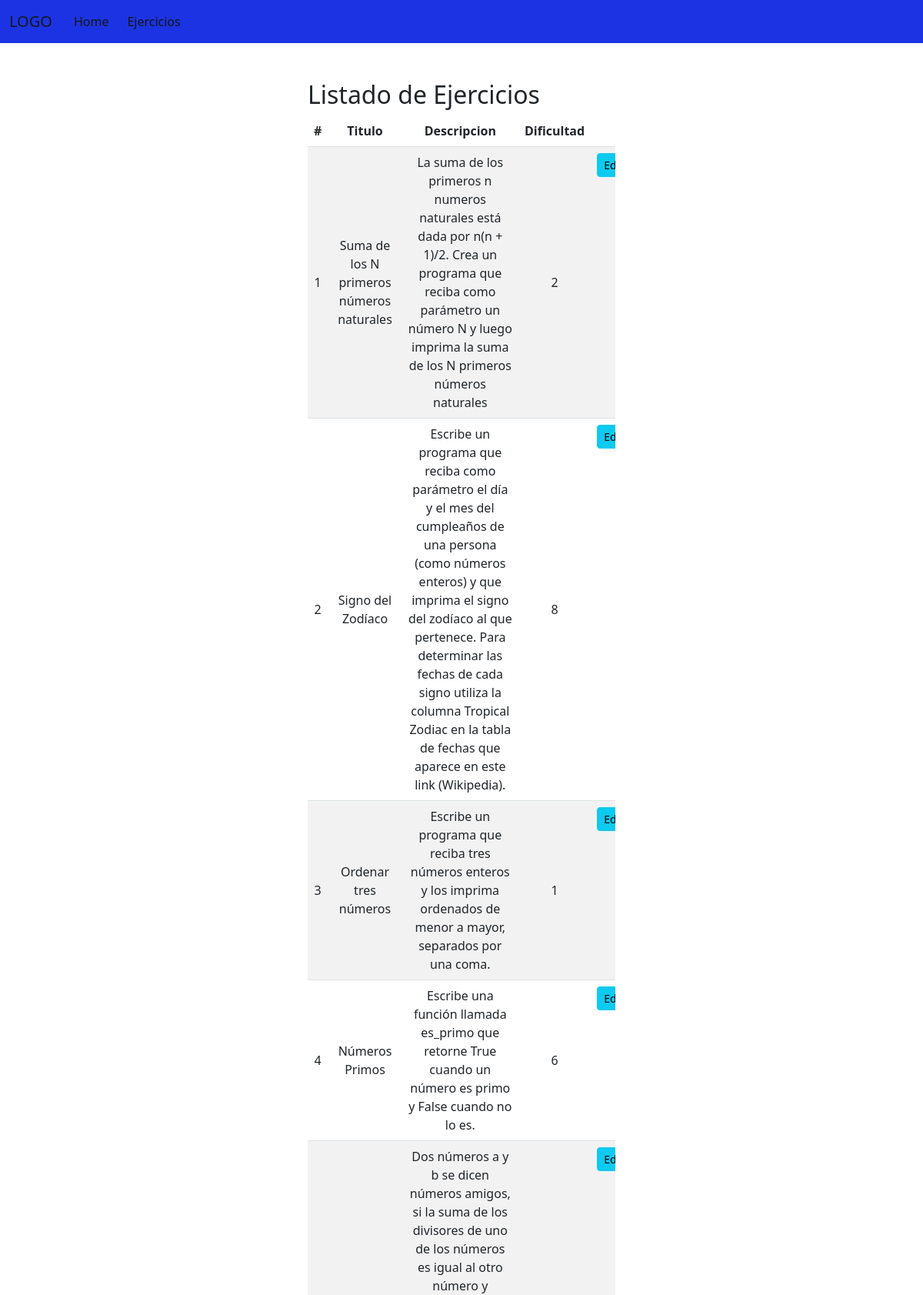
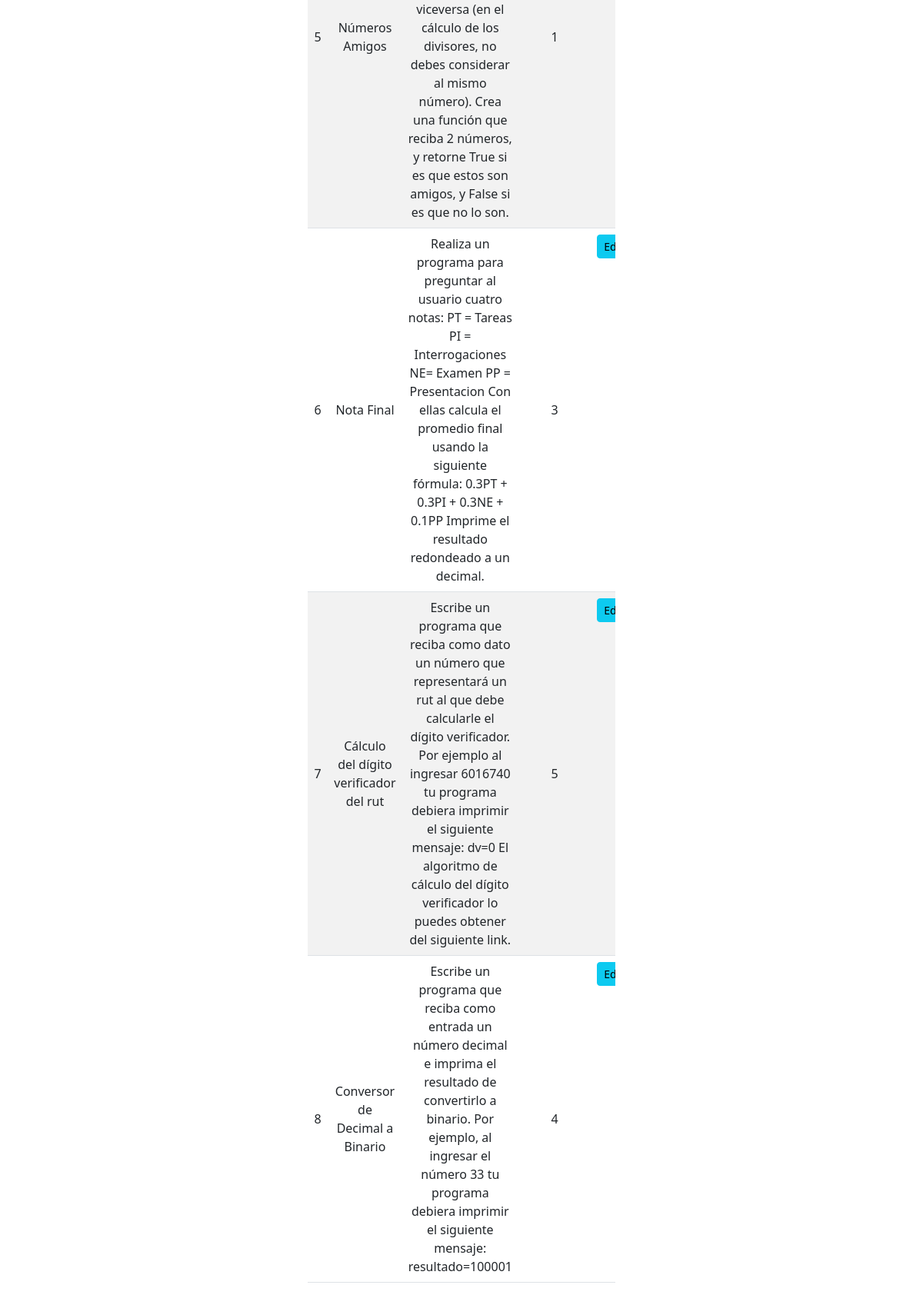
/, run on an earlier commit of the app's database (2 pictures, top to bottom).
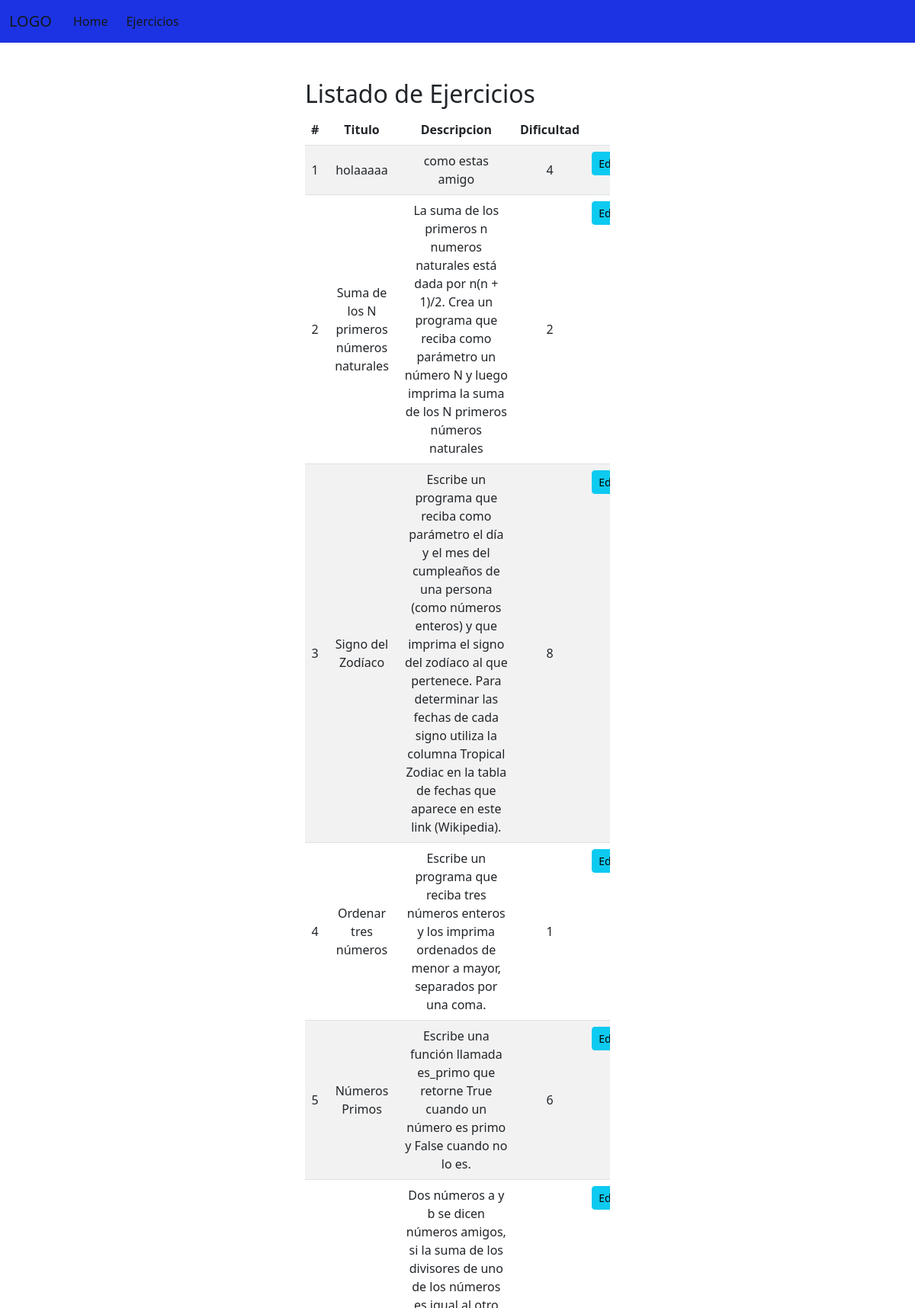
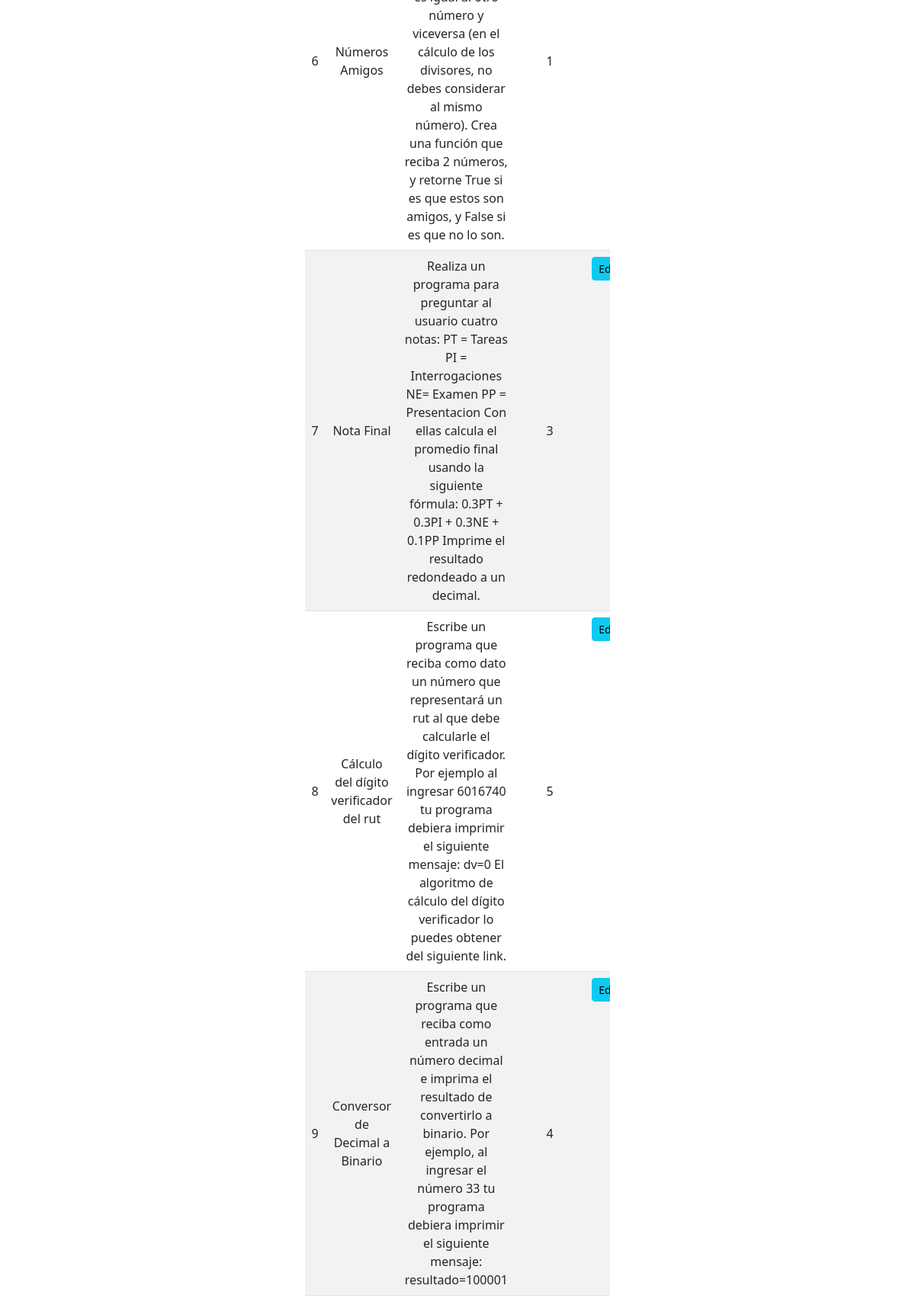
And on a later commit of the database (2 pictures, top to bottom).
### PlanillaEjercicios/models.py (models this page shows, shortened)
class Ejercicios(models.Model):
    titulo = models.CharField('Titulo', max_length=50)
    descripcion = models.TextField('Descripcion')
    dificultad = models.CharField('Dificultad', max_length=10, default=1)
    habilidades = models.ManyToManyField(Habilidades,through='HabilidadEjercicio',blank=True)
    class Meta:
        verbose_name = 'Ejercicio'
        verbose_name_plural = 'Ejercicios'
        ordering = ['-titulo']

### PlanillaEjercicios/views.py (the view)
# urls.py: path('', EjercicioListView.as_view(), name='gestion_ejercicios'),
class EjercicioListView(ListView):
	model = Ejercicios
	template_name = 'gestionEjercicios.html'
	def get_context_data(self, **kwargs):
		context = super().get_context_data(**kwargs)
		context['titulo'] = 'Gestion de Ejercicios'
		return context

### PlanillaEjercicios/templates/gestionEjercicios.html (shortened to what this page needs)
<!DOCTYPE html>
<html lang="en">
<head>
    {% load static %}
    <link href="https://cdn.jsdelivr.net/npm/bootstrap@5.2.1/dist/css/bootstrap.min.css" rel="stylesheet">
    <link rel="stylesheet" href="{% static 'css/gestionEjercicios.css' %}">
</head>
<body>
    <nav class="navbar navbar-expand-lg">
        <div class="container-fluid">
          <a class="navbar-brand" href='/'>LOGO</a>
          <div class="collapse navbar-collapse" id="navbarNav">
            <ul class="navbar-nav">
              <li class="nav-item">
                <a class="nav-link active" aria-current="page" href='/'>Home</a>
              </li>
              <li class="nav-item">
                <a class="nav-link" href="{% url 'ejercicio' %}">Ejercicios</a>
              </li>
            </ul>
          </div>
        </div>
      </nav>
    <div class="container py-4">
                </div>
                <div class="col-md-4 offset-md-4">
                    <h2>Listado de Ejercicios</h2>
                    <div class="table-responsive">
                        <table class="table table-striped">
                            <thead>
                                <tr>
                                    <th class="centrado"># </th>
                                    <th class="centrado">Titulo </th>
                                    <th class="centrado">Descripcion </th>
                                    <th class="centrado">Dificultad </th>
                                    <th colspan = "2" class="centrado" >Opciones </th>
                                </tr>
                            </thead>
                            <tbody>
                                {% for c in object_list %}
                                <tr>
                                    <td class="centrado">{{forloop.counter}}</td>
                                    <td class="centrado">{{c.titulo}}</td>
                                    <td class="centrado">{{c.descripcion}}</td>
                                    <td class="centrado">{{c.dificultad}}</td>
                                    <td><a href="edicionEjercicios/{{c.id}}"
                                        class="btn btn-sm btn-block btn-info">Editar</a></td>
                                </tr>
                                {% endfor %}
                            </tbody>
                        </table>
                    </div>
                </div>
</body>
</html>

What changed in the data, as far as the page shows it:
added Ejercicios: titulo "holaaaaa", descripcion "como estas amigo", dificultad "4"
